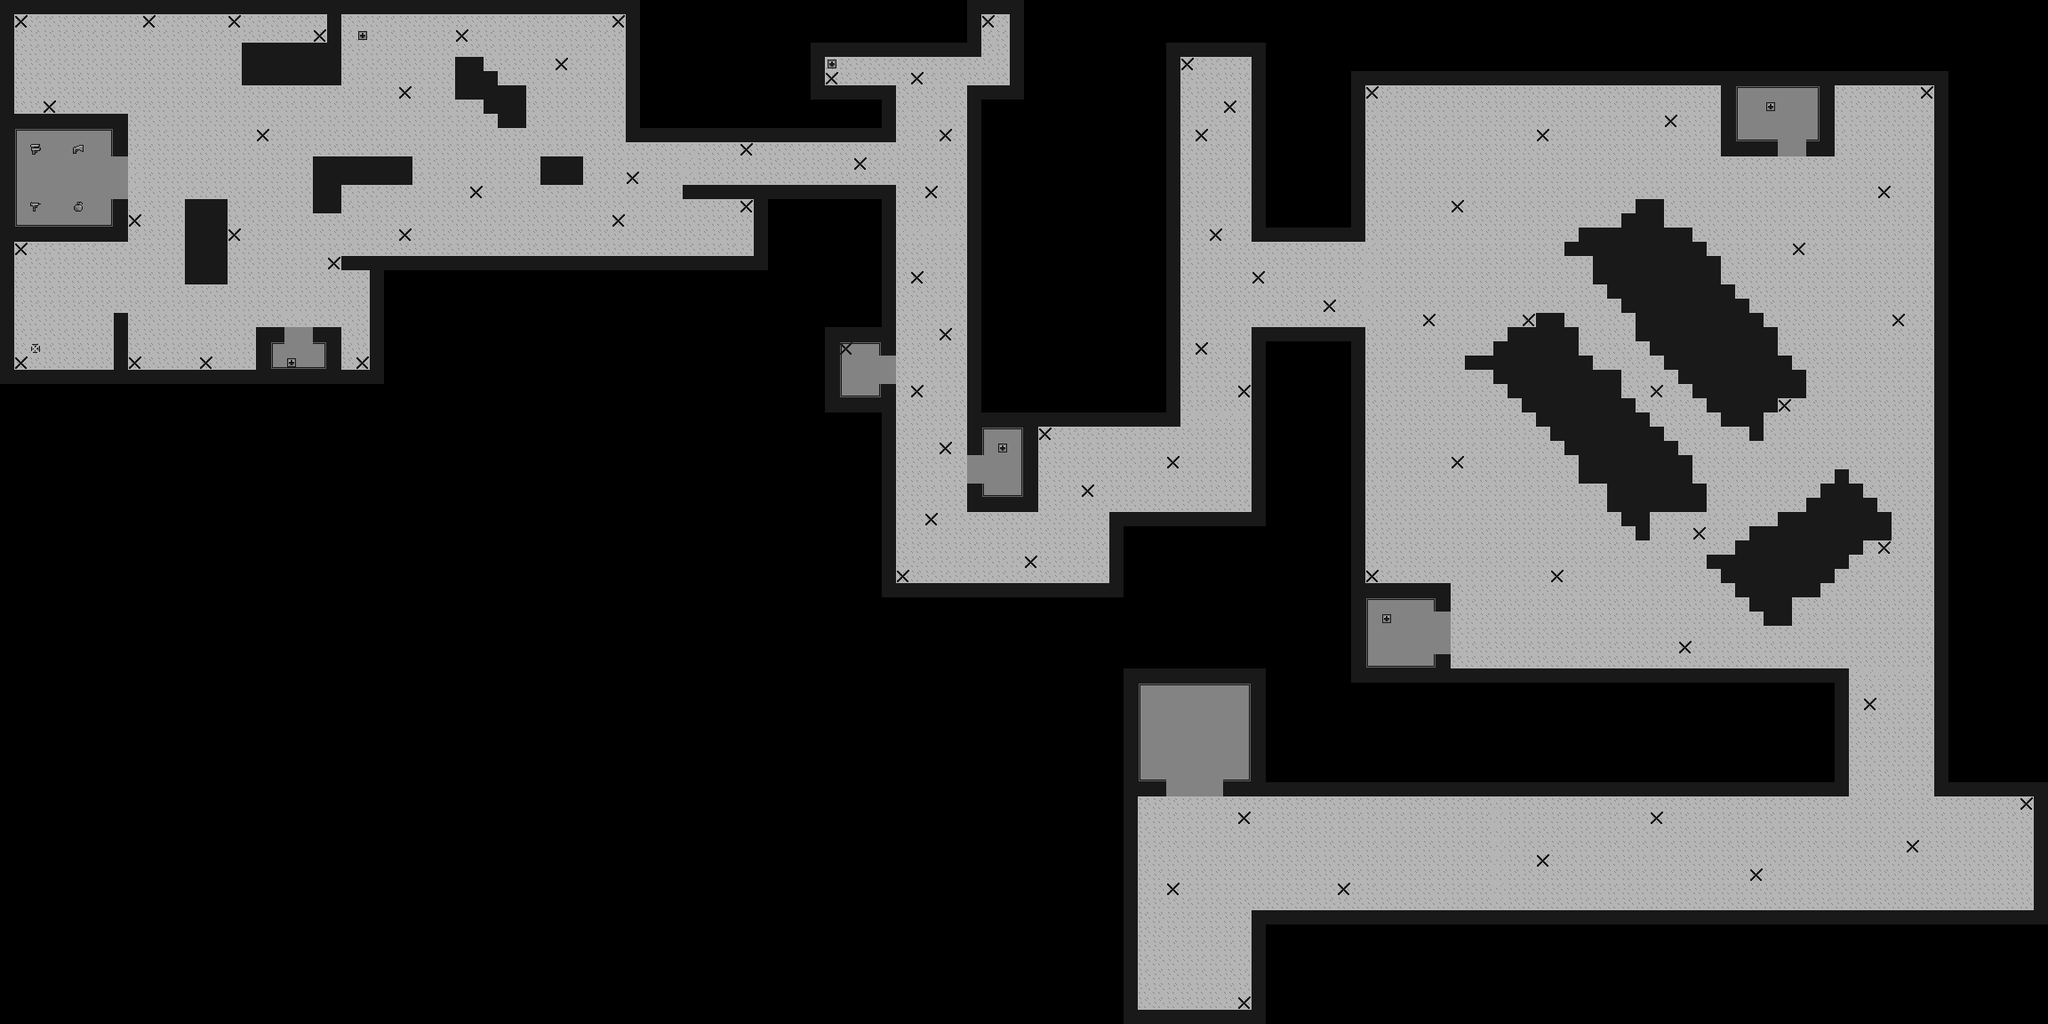

Tiled map render using the project's own tile images. Description and the map definition, with tile-layer contents summarised, below:
An orthogonal 144x72 tile map with 16x16 px tiles, 4 tile layers (ground, objects, obstacles, spawnsAndTriggers).

<map version="1.0" tiledversion="1.0.3" orientation="orthogonal" renderorder="right-down" width="144" height="72" tilewidth="16" tileheight="16" nextobjectid="1">
 <tileset firstgid="1" name="forest" tilewidth="16" tileheight="16" tilecount="30" columns="5">
  <image source="forest.png" width="80" height="96" />
 </tileset>
 <layer name="ground" width="144" height="72">
  <data>[10368 cells, 3819 non-empty, 10 distinct tile ids]</data>
 </layer>
 <layer name="objects" width="144" height="72">
  <data>[10368 cells, 11 non-empty, 5 distinct tile ids]</data>
 </layer>
 <layer name="obstacles" width="144" height="72">
  <data>[10368 cells, 1173 non-empty, 1 distinct tile ids]</data>
 </layer>
 <layer name="spawnsAndTriggers" width="144" height="72">
  <data>[10368 cells, 116 non-empty, 2 distinct tile ids]</data>
 </layer>
</map>